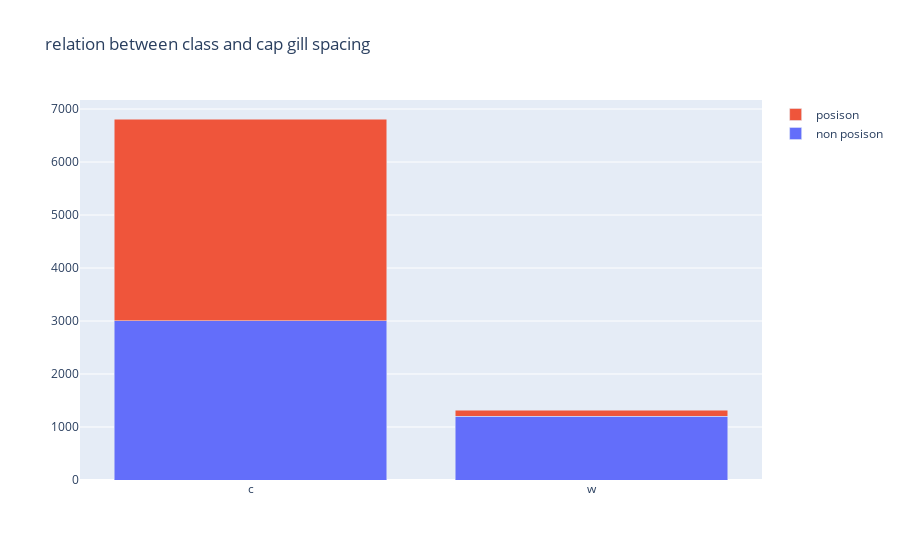

Write notebook code for a chart like this one.
### Code cell
# question 4 : realation between class and gill spacing
fig = go.Figure(data=[
    go.Bar(name='non posison',x=list(pd.crosstab(df['class'],df['gill-spacing']).columns), 
           y=list(pd.crosstab(df['class'],df['gill-spacing']).iloc[0])),
    go.Bar(name='posison',x=list(pd.crosstab(df['class'],df['gill-spacing']).columns),
           y=list(pd.crosstab(df['class'],df['gill-spacing']).iloc[1]))])
fig.update_layout(barmode='stack',title_text='relation between class and cap gill spacing')
fig.show()

### Figure 1 — Plotly figure (JSON) as saved in the notebook; plotly's stock layout.template omitted (floating-point values rounded to 4 significant figures)
{"data": [{"name": "non posison", "type": "bar", "x": ["c", "w"], "y": [3008, 1200]}, {"name": "posison", "type": "bar", "x": ["c", "w"], "y": [3804, 112]}], "layout": {"barmode": "stack", "title": {"text": "relation between class and cap gill spacing"}}}
